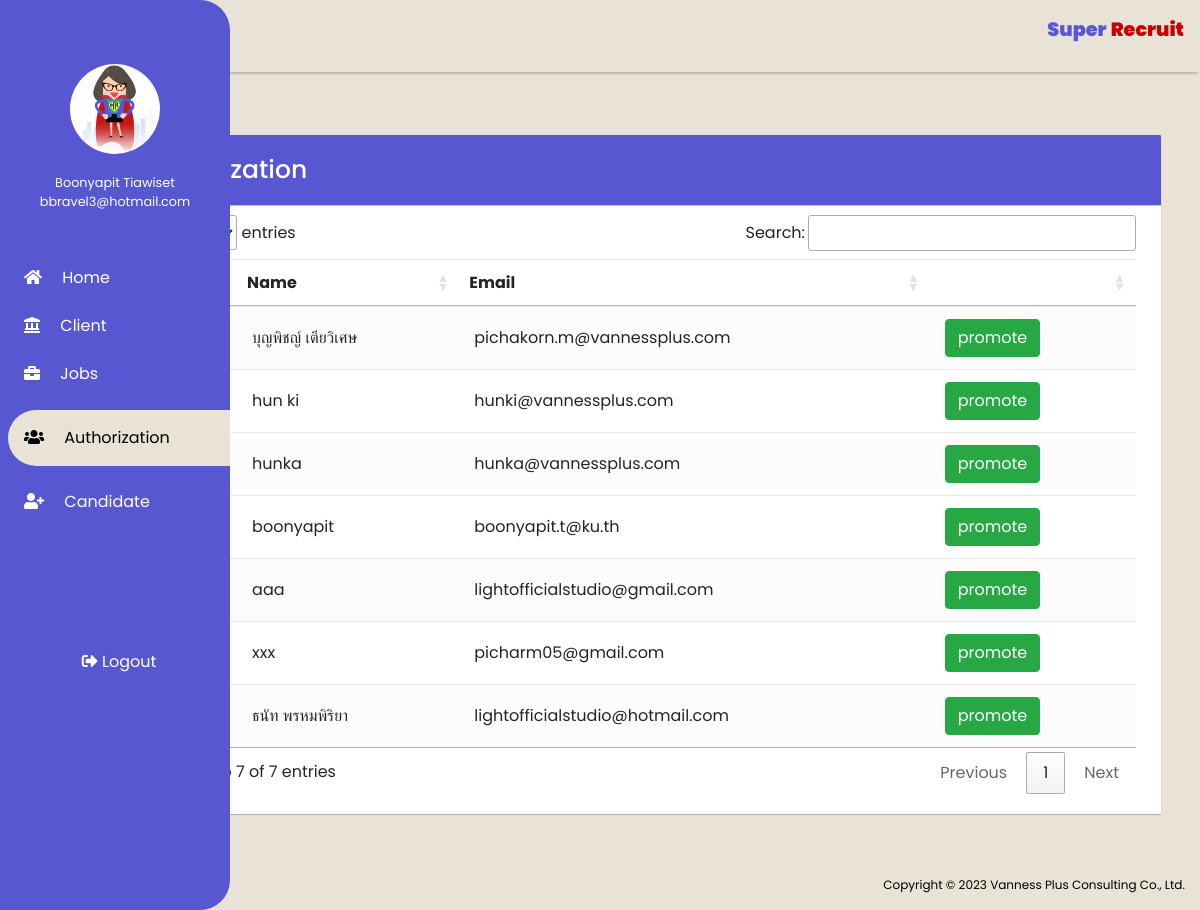
Page /RESUME_PARSER/authorization.php (signed in) on the committed database.
### tables this page shows
CREATE TABLE `usertable` (
  `id` int(11) NOT NULL,
  `name` varchar(255) NOT NULL,
  `nickname` varchar(10) DEFAULT NULL,
  `phoneNumber` varchar(15) DEFAULT NULL,
  `email` varchar(255) NOT NULL,
  `password` varchar(255) NOT NULL,
  `code` mediumint(50) NOT NULL,
  `status` text NOT NULL,
  `last_login` bigint(20) NOT NULL,
  `userStatus` int(11) DEFAULT NULL
);

### RESUME_PARSER/authorization.php (the view, shortened to what this page needs)
<?php require_once "function/controllerUserData.php"; ?>
<?php
$email = $_SESSION['email'];
$password = $_SESSION['password'];
if ($email != false && $password != false) {
    $sql = "SELECT * FROM usertable WHERE email = '$email'";
    $run_Sql = mysqli_query($con, $sql);
    if ($run_Sql) {
        $fetch_info = mysqli_fetch_assoc($run_Sql);
    }
} else {
    header('Location: login.php');
}
?>
<!DOCTYPE html>
<html lang="en">
<head>
    <link rel="stylesheet" href="css/sty31.css">
    <?php include "library/boostrap.php" ?>
</head>
<body style="background:#E9E3D7">
    <div class="sidebar">
        <div class="sidebar-head">
            <img class="img-profile rounded-circle" src="img/logo2.png" width="90" height="90" alt=""><br><br>
            <span><?php echo $fetch_info['name'] ?></span><br>
            <span><?php echo $fetch_info['email'] ?></span>
        </div>
        <div class="sidebar-menu">
            <ul>
                <li>
                    <a href="home.php"><span class="fas fa-home"></span>
                        <span>Home</span></a>
                </li>
                <li>
                    <a href="client.php"><span class="fas fa-landmark"></span>
                        <span>Client</span></a>
                </li>
                <li>
                    <a href="job.php"><span class="fas fa-briefcase"></span>
                        <span>Jobs</span></a>
                </li>
                <li>
                    <a href="authorization.php" class="active"><span class="fas fa-users"></span>
                        <span>Authorization</span></a>
                </li>
                <li>
                    <a href="candidate.php"><span class="fas fa-user-plus"></span>
                        <span>Candidate</span></a>
                </li>
            </ul>
        </div>
        <div class="sidebar-logout">
            <ul>
                <li>
                    <a href="logout.php"><span class="fas fa-sign-out-alt"></span>
                        <span>Logout</span></a>
                </li>
            </ul>
        </div>
    </div>
    <div class="main-content">
        <header>
            <h4>
                <label for="nav-toggle">
                </label>
            </h4>
            <div class="client-w ml-auto">
                <span style="color: #5757d1;font-weight: 1000;">Super</span>
                <span style="color: #C80000;font-weight: 1000;"> Recruit</span>
            </div>
        </header>
        <main>
            <div class="container-fluid">
                        <div class="table-wrapper">
                            <div class="table-title">
                                <span style="color: #fff;font-weight:500;font-size:25px">Authorization</span>
                            </div>
                            <table class="table table-striped table-hover table-responsive-md" id="authorization">
                                <thead>
                                    <tr >
                                        <th>No.</th>
                                        <th>Name</th>
                                        <th>Email</th>
                                        <th></th>
                                    </tr>
                                </thead>
                                <tbody>
                                    <form action="" method="POST">
                                        <?php
                                        $i = 0;
                                        $sql = "SELECT * FROM usertable where userstatus=1 AND status='verified'";
                                        $re = mysqli_query($con, $sql);
                                        while ($row = mysqli_fetch_array($re)) {
                                        ?>
                                            <tr>
                                                <td><?php echo ++$i; ?></td>
                                                <td><?php echo $row['name'] ?></td>
                                                <td><?php echo $row['email'] ?></td>
                                                <td><button type="button" class="btn btn-success" data-toggle="tooltip" title="" onclick="promote('<?php echo $row['id'] ?>','<?php echo $row['name'] ?>')">promote</button></td>
                                            </tr>
                                        <?php } ?>
                                    </form>
                                </tbody>
                            </table>
                        </div>
                    </div>
                </div>
    <footer style="background: #E9E3D7;">
        <div class="container-fluid">
            <p style="color: #000000;">Copyright &copy;
                 Vanness Plus Consulting Co., Ltd.
            </p>
        </div>
    </footer>
</body>
</html>

### RESUME_PARSER/css/sty31.css (style rules this page uses)
:root { --main-color: #5757d1; --color-dark: #1d2231; --text-grey: #8390a2; }
* { padding: 0; margin: 0; box-sizing: boder-box; list-style-type: none; text-decoration: none; font-family: 'Poppins', sans-serif; }
.sidebar { width: 230px; position: fixed; left: 0; top: 0; height: 100%; background: var(--main-color); border-radius: 0px 30px 30px 0px; z-index: 100; transition: width 300ms; }
.sidebar-head { height: 250px; padding: 4rem 0rem 1rem 0rem; color: #fff; font-size: 0.8rem; text-align: center; border-radius: 0px 0px 0px 0px; }
.sidebar-menu { margin-top: 1rem; }
.sidebar-menu li { width: 100%; margin-bottom: 1.5rem; padding-left: 2rem; }
.sidebar-menu a { padding-left: 1rem; display: block; color: #fff; font-size: 1rem; }
.sidebar-menu a.active { background: #E9E3D7; padding-top: 1rem; padding-bottom: 1rem; color: #000000; border-radius: 30px 0px 0px 30px; }
.sidebar-menu a span:first-child { font-size: 1rem; padding-right: 1rem; }
.sidebar-logout { height: 250px; padding: 7rem 0rem 1rem 0rem; text-align: center; }
.sidebar-logout li a { color: #fff; display: block; font-size: 1rem; }
.sidebar-logout a span:first-child { font-size: 1rem; }
.main-content { transition: margin-left 300ms; margin-left: 230px; }
.main-content header { background: #E9E3D7; padding: 1rem; position: absolute; left: 230px; top: 0; z-index: 100; transition: left 300ms; box-shadow: 0 4px 2px -2px rgb(0, 0, 0, 0.2); display: flex; justify-content: space-between; width: calc(100% - 230px); }
.main-content .client-w span { display: inline-block; justify-content: space-between; font-size: 1.2rem; }
main { margin-top: 60px; padding: 2rem 1.5rem; background: #E9E3D7; min-height: cal(100vh - 90px); }
@media only screen and (max-width: 1200px) { .sidebar { width: 70px; } }
@media only screen and (max-width: 1200px) { .sidebar li { padding-left: 0.5rem; } }
@media only screen and (max-width: 1200px) { .sidebar .sidebar-head img, .sidebar .sidebar-head span, .sidebar li a span:last-child { display: none; } }
@media only screen and (max-width: 1200px) { .main-content { margin-left: 70px; } }
@media only screen and (max-width: 1200px) { .main-content header { width: calc(100% - 70px); left: 70px; } }
footer { background: #E9E3D7; bottom: 0; width: 100%; text-align: end; font-size: 12px; }

### RESUME_PARSER/authorization.php (style rules this page uses)
body { overflow-x: hidden; }
.table-wrapper { background: #fff; padding: 20px 25px; margin: 30px 0; border-radius: 1px; box-shadow: 0 1px 1px rgba(0, 0, 0, 0.247); }
.table-title { padding-bottom: 15px; background: #5757d1; color: black; padding: 16px 30px; margin: -20px -25px 10px; border-radius: 1px 1px 0 0; box-shadow: 0 1px 1px rgba(0, 0, 0, 0.247); }
table.table tr th, table.table tr td { border-color: #e9e9e9; padding: 12px 15px; vertical-align: middle; }
table.table tr th:first-child { width: auto; }
table.table tr th:last-child { width: auto; }
table.table-striped tbody tr:nth-of-type(odd) { background-color: #fcfcfc; }
tr { transition: all .2s ease-in; cursor: pointer; }

### rows in the picture
usertable: name "Boonyapit Tiawiset", email "bbravel3@hotmail.com"
usertable: name "บุญพิชญ์ เตียวิเศษ", email "pichakorn.m@vannessplus.com"
usertable: name "hun ki", email "hunki@vannessplus.com"
usertable: name "hunka", email "hunka@vannessplus.com"
usertable: name "boonyapit", email "boonyapit.t@ku.th"
usertable: name "aaa", email "lightofficialstudio@gmail.com"
usertable: name "xxx", email "picharm05@gmail.com"
usertable: name "ธนัท พรหมพิริยา", email "lightofficialstudio@hotmail.com"
